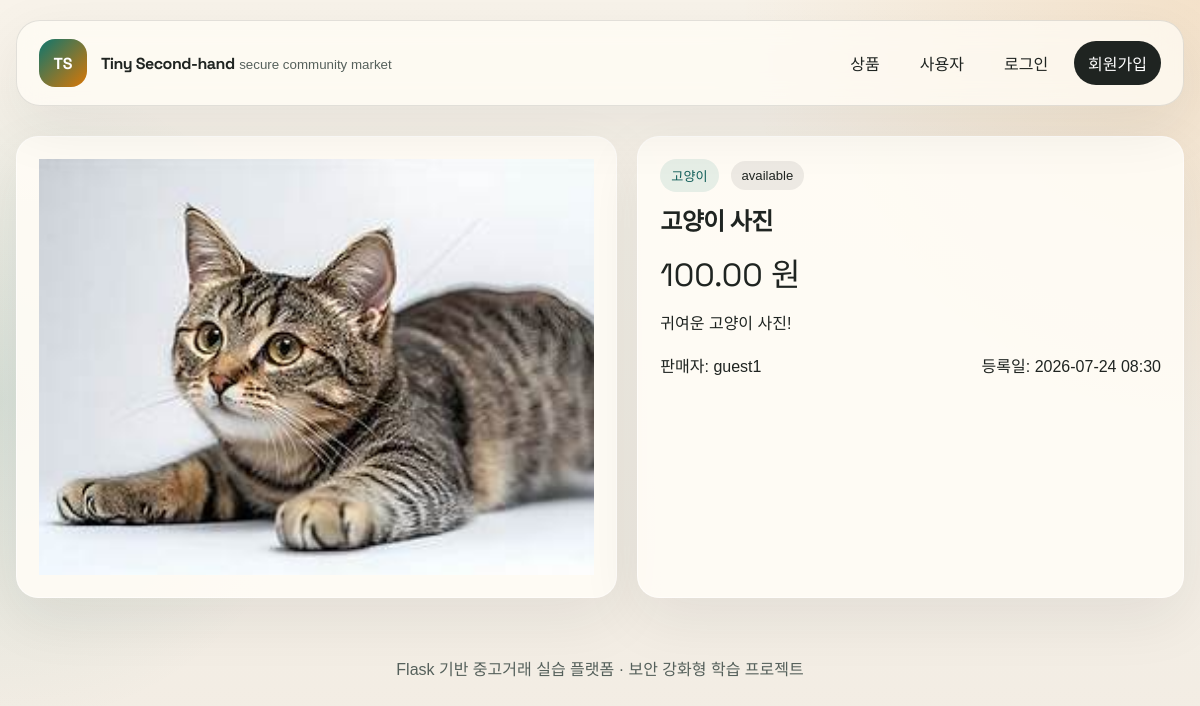
/products/1, run on the app's committed database.
### app/models.py (models this page shows, shortened)
class Product(db.Model):
    __table_args__ = (
        db.CheckConstraint("price >= 0", name="ck_product_price_non_negative"),
        db.CheckConstraint(
            "status in ('available', 'reserved', 'sold')",
            name="ck_product_status_valid",
        ),
    )
    id = db.Column(db.Integer, primary_key=True)
    seller_id = db.Column(
        db.Integer, db.ForeignKey("user.id"), nullable=False, index=True
    )
    title = db.Column(db.String(80), nullable=False, index=True)
    description = db.Column(db.Text, nullable=False)
    category = db.Column(db.String(40), nullable=False, default="general")
    price = db.Column(db.Numeric(12, 2), nullable=False)
    status = db.Column(db.String(20), nullable=False, default="available")
    image_filename = db.Column(db.String(255), nullable=True)
    is_blocked = db.Column(db.Boolean, nullable=False, default=False)
    is_deleted = db.Column(db.Boolean, nullable=False, default=False)
    created_at = db.Column(db.DateTime, nullable=False, default=utcnow)
    updated_at = db.Column(db.DateTime, nullable=False, default=utcnow, onupdate=utcnow)
    seller = db.relationship("User", back_populates="products")
    reports = db.relationship("Report", back_populates="target_product", lazy="dynamic")

class User(db.Model, UserMixin):
    __table_args__ = (
        db.CheckConstraint("balance >= 0", name="ck_user_balance_non_negative"),
    )
    id = db.Column(db.Integer, primary_key=True)
    username = db.Column(db.String(30), unique=True, nullable=False, index=True)
    display_name = db.Column(db.String(60), nullable=False)
    password_hash = db.Column(db.String(255), nullable=False)
    bio = db.Column(db.String(300), nullable=False, default="")
    is_admin = db.Column(db.Boolean, nullable=False, default=False)
    is_suspended = db.Column(db.Boolean, nullable=False, default=False)
    is_deleted = db.Column(db.Boolean, nullable=False, default=False)
    balance = db.Column(db.Numeric(12, 2), nullable=False, default=Decimal("100000.00"))
    created_at = db.Column(db.DateTime, nullable=False, default=utcnow)
    deleted_at = db.Column(db.DateTime, nullable=True)
    updated_at = db.Column(db.DateTime, nullable=False, default=utcnow, onupdate=utcnow)
    products = db.relationship("Product", back_populates="seller", lazy="dynamic")
    reports_sent = db.relationship(
        "Report",
        foreign_keys="Report.reporter_id",
        back_populates="reporter",
        lazy="dynamic",
    )
    reports_received = db.relationship(
        "Report",
        foreign_keys="Report.target_user_id",
        back_populates="target_user",
        lazy="dynamic",
    )
    reports_reviewed = db.relationship(
        "Report",
        foreign_keys="Report.reviewed_by_id",
        back_populates="reviewed_by",
        lazy="dynamic",
    )
    messages_sent = db.relationship(
        "Message",
        foreign_keys="Message.sender_id",
        back_populates="sender",
        lazy="dynamic",
    )
    messages_received = db.relationship(
        "Message",
        foreign_keys="Message.recipient_id",
        back_populates="recipient",
        lazy="dynamic",
    )
    transfers_sent = db.relationship(
        "Transfer",
        foreign_keys="Transfer.sender_id",
        back_populates="sender",
        lazy="dynamic",
    )
    transfers_received = db.relationship(
        "Transfer",
        foreign_keys="Transfer.recipient_id",
        back_populates="recipient",
        lazy="dynamic",
    )
    admin_actions = db.relationship(
        "AdminActionLog",
        foreign_keys="AdminActionLog.admin_id",
        back_populates="admin",
        lazy="dynamic",
    )

### app/routes/products.py (the view)
@products_bp.route("/<int:product_id>")
def detail(product_id):
    product = _get_product_or_404(product_id)
    can_view_hidden = current_user.is_authenticated and (
        current_user.id == product.seller_id or current_user.is_admin
    )
    if product.is_deleted and not can_view_hidden:
        abort(404)
    if product.is_blocked and not can_view_hidden:
        abort(404)
    return render_template("products/detail.html", product=product)

### app/routes/products.py (called while the page is built)
def _get_product_or_404(product_id):
    product = db.session.get(Product, product_id)
    if not product:
        abort(404)
    return product

### app/templates/products/detail.html (shortened to what this page needs)
{% extends 'base.html' %}
{% block content %}
<section class="product-detail-grid">
    <article class="media-panel">
        {% if product.image_filename %}
            <img src="{{ url_for('static', filename='uploads/' ~ product.image_filename) }}" alt="{{ product.title }} 이미지" class="detail-image">
        {% else %}
            <div class="detail-placeholder">{{ product.title[:1] }}</div>
        {% endif %}
    </article>
    <article class="detail-panel">
        <div class="badge-row">
            <span class="badge badge-soft">{{ product.category }}</span>
            <span class="badge">{{ product.status }}</span>
        </div>
        <h2>{{ product.title }}</h2>
        <p class="detail-price">{{ product.price }} 원</p>
        <p class="detail-description">{{ product.description }}</p>
        <div class="detail-meta">
            <span>판매자: <a href="{{ url_for('main.user_detail', user_id=product.seller.id) }}">{{ product.seller.display_name }}</a></span>
            <span>등록일: {{ product.created_at.strftime('%Y-%m-%d %H:%M') }}</span>
        </div>
    </article>
</section>
{% endblock %}

### app/static/css/style.css (style rules this page uses)
:root { --bg: #f4efe7; --bg-soft: #fbf8f2; --ink: #1f2421; --ink-soft: #55605b; --line: rgba(31, 36, 33, 0.12); --primary: #0f766e; --primary-strong: #115e59; --secondary: #d97706; --danger: #b91c1c; --warning: #b45309; --card: rgba(255, 252, 246, 0.9); --shadow: 0 20px 60px rgba(31, 36, 33, 0.08); --radius: 22px; }
* { box-sizing: border-box; }
body { margin: 0; font-family: "Noto Sans KR", sans-serif; color: var(--ink); background: radial-gradient(circle at top right, rgba(217, 119, 6, 0.14), transparent 32%), radial-gradient(circle at left center, rgba(15, 118, 110, 0.12), transparent 26%), linear-gradient(180deg, #f8f3ea 0%, #f2ece3 100%); min-height: 100vh; }
a { color: inherit; text-decoration: none; }
img { max-width: 100%; display: block; }
.brand strong, h1, h2, h3 { font-family: "Space Grotesk", "Noto Sans KR", sans-serif; letter-spacing: -0.03em; }
.hero-panel, .detail-hero, .panel-card, .form-card, .table-card, .detail-panel, .media-panel, .detail-sidecard, .error-card { background: var(--card); border: 1px solid rgba(255, 255, 255, 0.6); border-radius: var(--radius); box-shadow: var(--shadow); }
.hero-actions, .toolbar, .action-row, .badge-row { display: flex; align-items: center; gap: 12px; }
.hero-grid, .card-grid, .split-grid, .wallet-grid, .product-detail-grid { display: grid; gap: 20px; }
.product-image-link, .product-image, .product-placeholder, .detail-image, .detail-placeholder { width: 100%; }
.product-image, .detail-image { aspect-ratio: 4 / 3; object-fit: cover; }
.card-body, .user-card, .empty-card, .panel-card, .form-card, .detail-panel, .detail-sidecard, .media-panel, .error-card { padding: 22px; }
.card-meta, .detail-meta, .user-name-row { display: flex; flex-wrap: wrap; justify-content: space-between; gap: 12px; align-items: center; }
.badge { display: inline-flex; align-items: center; padding: 7px 11px; border-radius: 999px; background: rgba(31, 36, 33, 0.08); font-size: 0.82rem; }
.badge-soft { background: rgba(15, 118, 110, 0.1); color: var(--primary-strong); }
.product-detail-grid, .wallet-grid { grid-template-columns: 1.1fr 1fr; }
.detail-panel h2 { margin: 10px 0 12px; }
.detail-price { margin: 0 0 14px; font-size: 2rem; font-family: "Space Grotesk", sans-serif; }
.detail-description { white-space: pre-wrap; line-height: 1.65; }

### data on the page
Product: image_filename (picture), category "고양이", status "available", title "고양이 사진", price "100.00", description "귀여운 고양이 사진!", created_at "2026-07-24 08:30"
User: seller.display_name "guest1"
